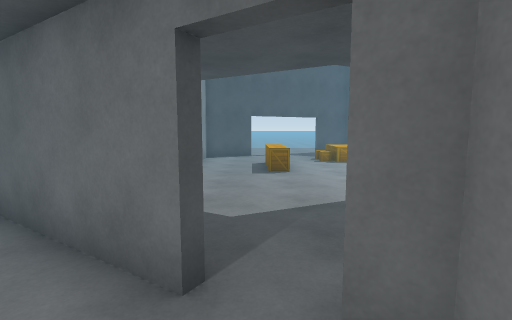
[1] (above)

20 first-person views from a walk through a Unity game level. The camera is 1.5 m above the floor, tilts 6° down and sees 85° across. The floor is counted in squares, 1 m on a side. Each view is taken from the middle of a square. On the plan, view 1 faces up. The plan holds only what a view shows up to about 14 squares ahead; the rest is blank. The place goes on beyond the plan. The player character is not drawn. Surface patterns are stand-ins for the level's own textures.

[2]
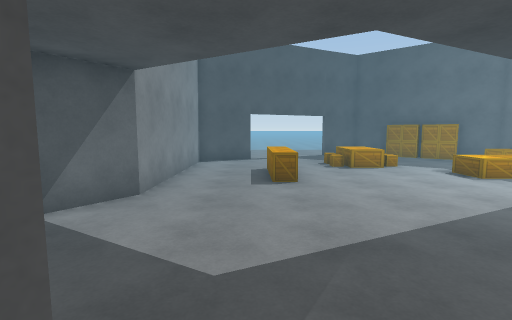

[3]
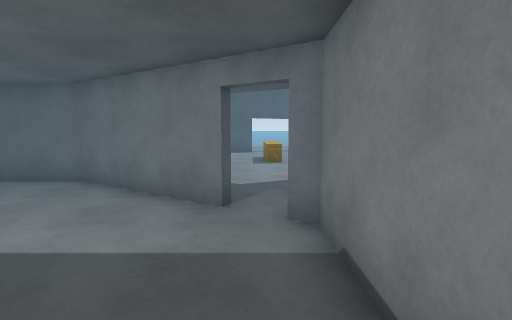

[4]
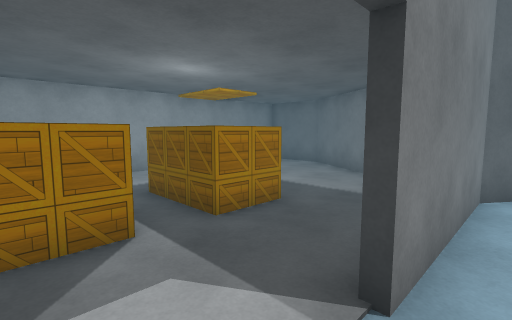

[5]
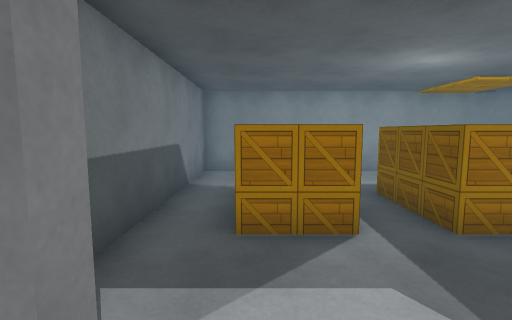

[6]
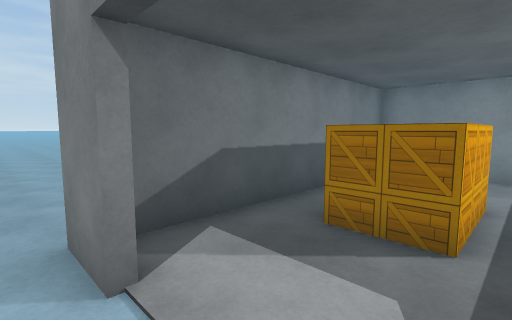

[7]
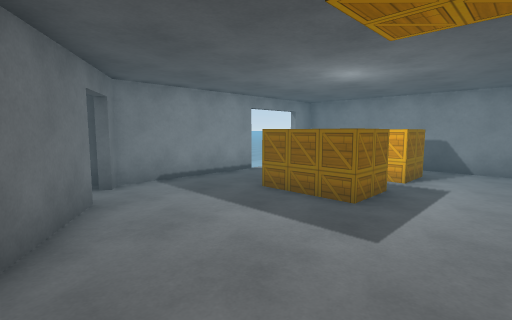

[8]
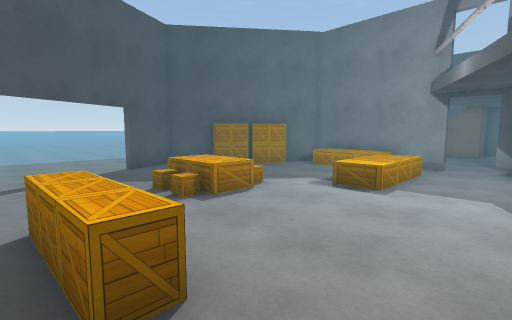

[9]
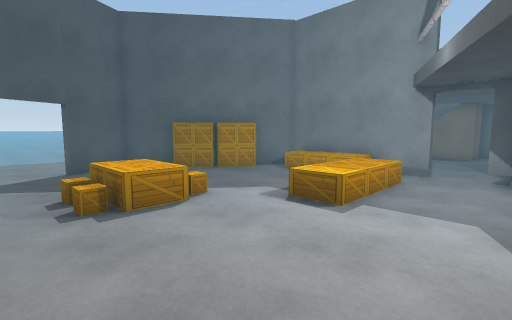

[10]
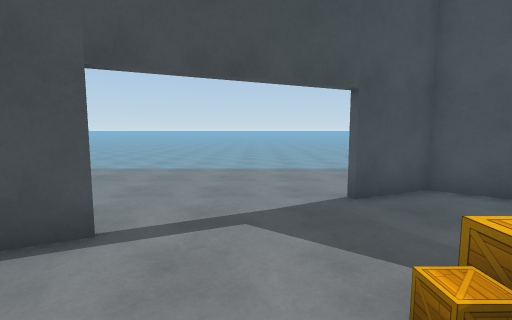

[11]
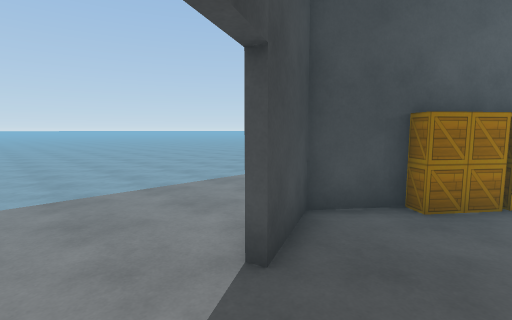

[12]
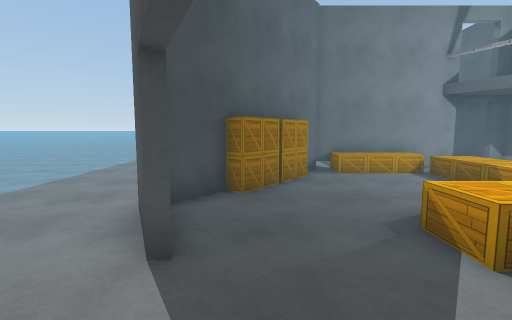

[13]
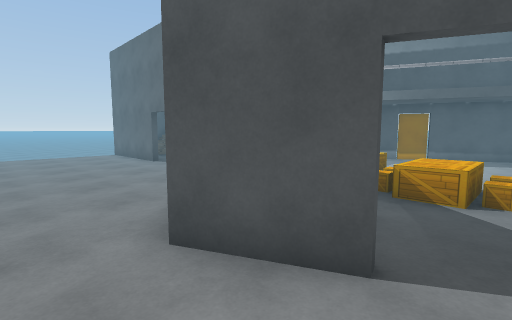

[14]
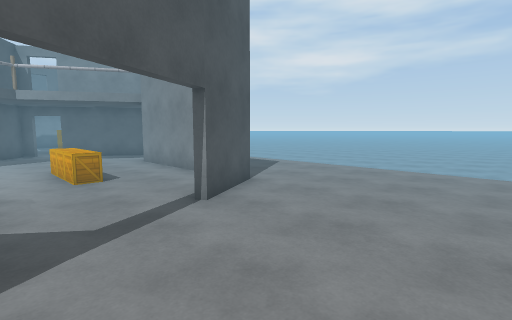

[15]
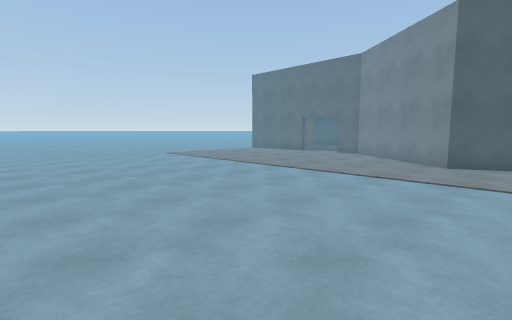

[16]
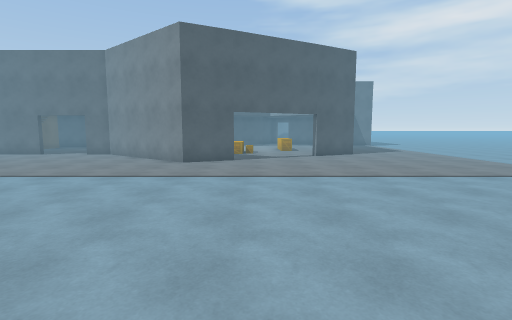

[17]
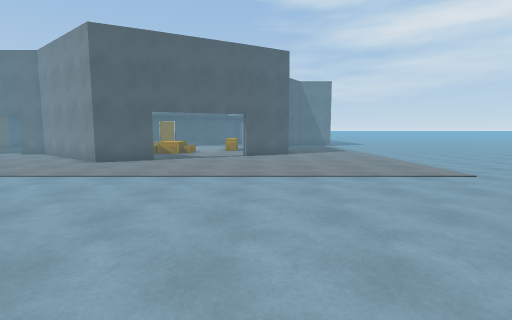

[18]
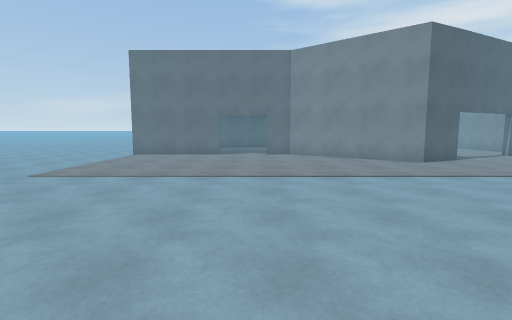

[19]
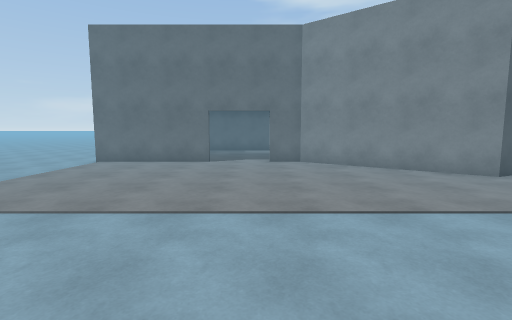

[20]
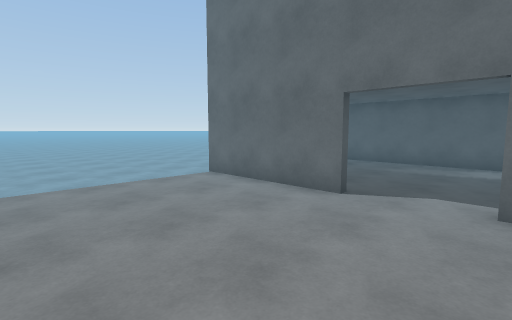

### Floor plan
Points are (right, up) in squares from view 1. A wall is a line through its corners. A room is listed if a view was taken in it or the views show most of it. See-through windows are left out.
Room 1 (views 1, 2, 3, 7)
walls: (1, -3.8) (1, 1.3); (-0.6, 2.4) (-5.1, 5.2) (-7.5, 5.2); (1.2, 1.2) (0.5, 1.7); (-7.5, -7.9) (1, -7.9) (1, -6.6) (1.3, -6.6)
ways out: opening at (1, -5) to room 2; opening at (0, 3) to room 3
objects: box (-4, -6) to (-2, -5); box (-4, -3) to (-2, -2)
Room 2 (views 4, 5, 6)
walls: (1.3, -6.6) (1.3, -8.2); (1.8, 2) (1.3, 1.3) (1.3, -3.8)
ways out: opening at (1, -5) to room 1
Room 3 (views 8, 9, 10, 11, 12, 13, 14, 15, 16, 17, 18, 19, 20)
walls: (9.4, 17.6) (6.3, 20) (4.2, 19) (4.1, 19.3) (6.3, 20.3) (11.9, 15.9) (13.5, 15.9); (-0.2, 17) (-1.2, 16.5); (-1.7, 16.3) (-2.7, 15.8) (-2.7, 8.5) (-3.8, 6.9); (-3, 15.7) (-0.4, 17.1); (16.1, 15.9) (20.6, 15.9); (12.3, 10.3) (11.9, 10.3) (11.9, 15.6) (10.6, 16.7); (11.9, 8.3) (11.9, 8.9); (12.8, 8.4) (19.3, 8.3); (3.6, 4.2) (6.6, 5.7); (19.8, 10.3) (19.1, 10.3)
ways out: opening at (0, 3) to room 1
objects: box (1, 10) to (1, 13); box (4, 13) to (5, 15); box (7, 11) to (10, 12); box (8, 18); box (9, 17) to (10, 17); box (11, 12) to (11, 15)

Positions as (right, up) in squares from view 1, and headings:
1: (0, 0), facing up
2: (0, 2), facing up
3: (0, -3), facing up
4: (2, -6), facing up-left
5: (2, -6), facing left
6: (2, -4), facing down-left
7: (-7, 4), facing down-right
8: (0, 8), facing up-right
9: (2, 8), facing up-right
10: (2, 13), facing up
11: (2, 17), facing up-right
12: (1, 18), facing right
13: (3, 22), facing down-right
14: (3, 22), facing down-left
15: (4, 33), facing down-right
16: (3, 33), facing down
17: (-1, 33), facing down
18: (14, 33), facing down
19: (14, 29), facing down
20: (13, 22), facing down-right
